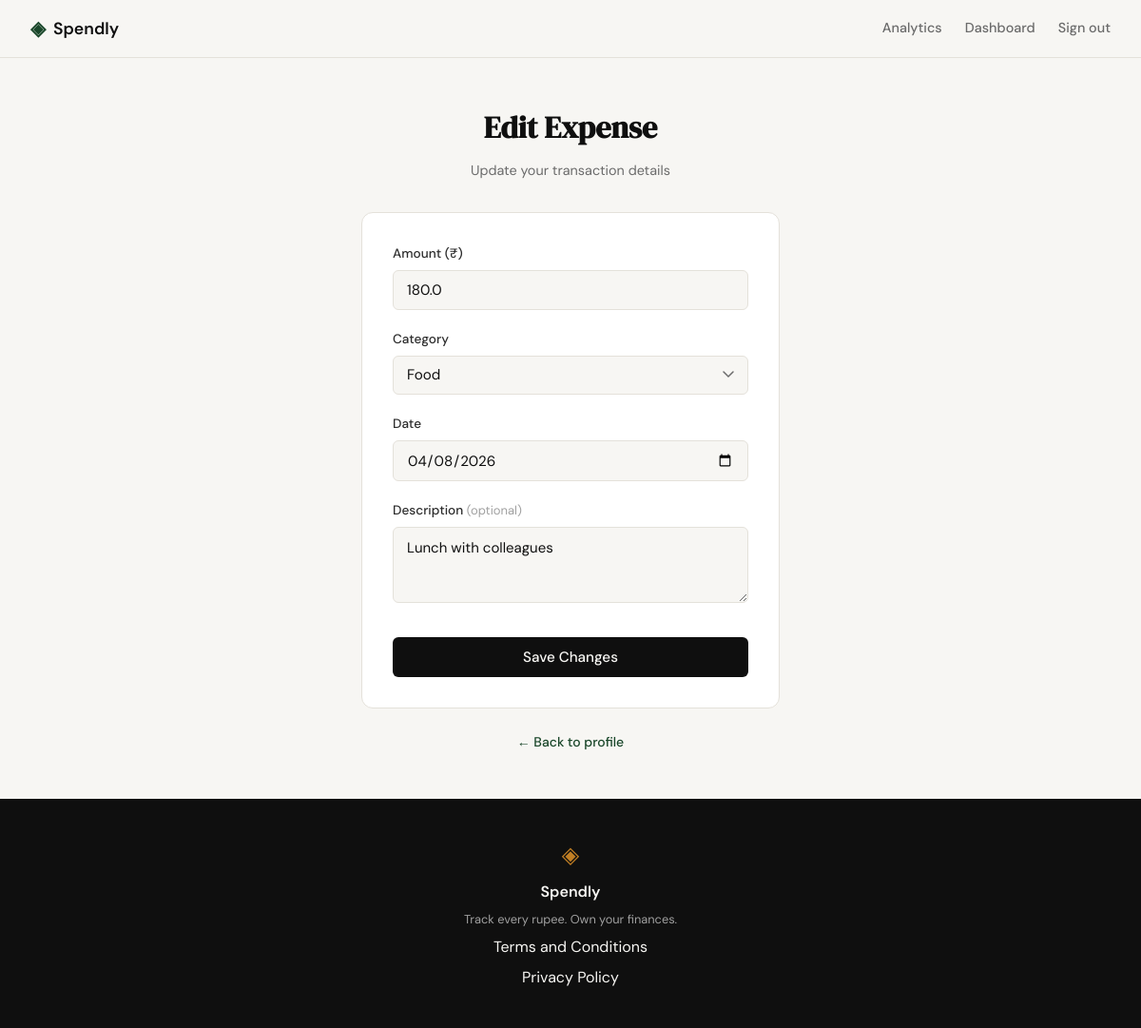
The page /expenses/8/edit (signed in) on the database as committed earlier.
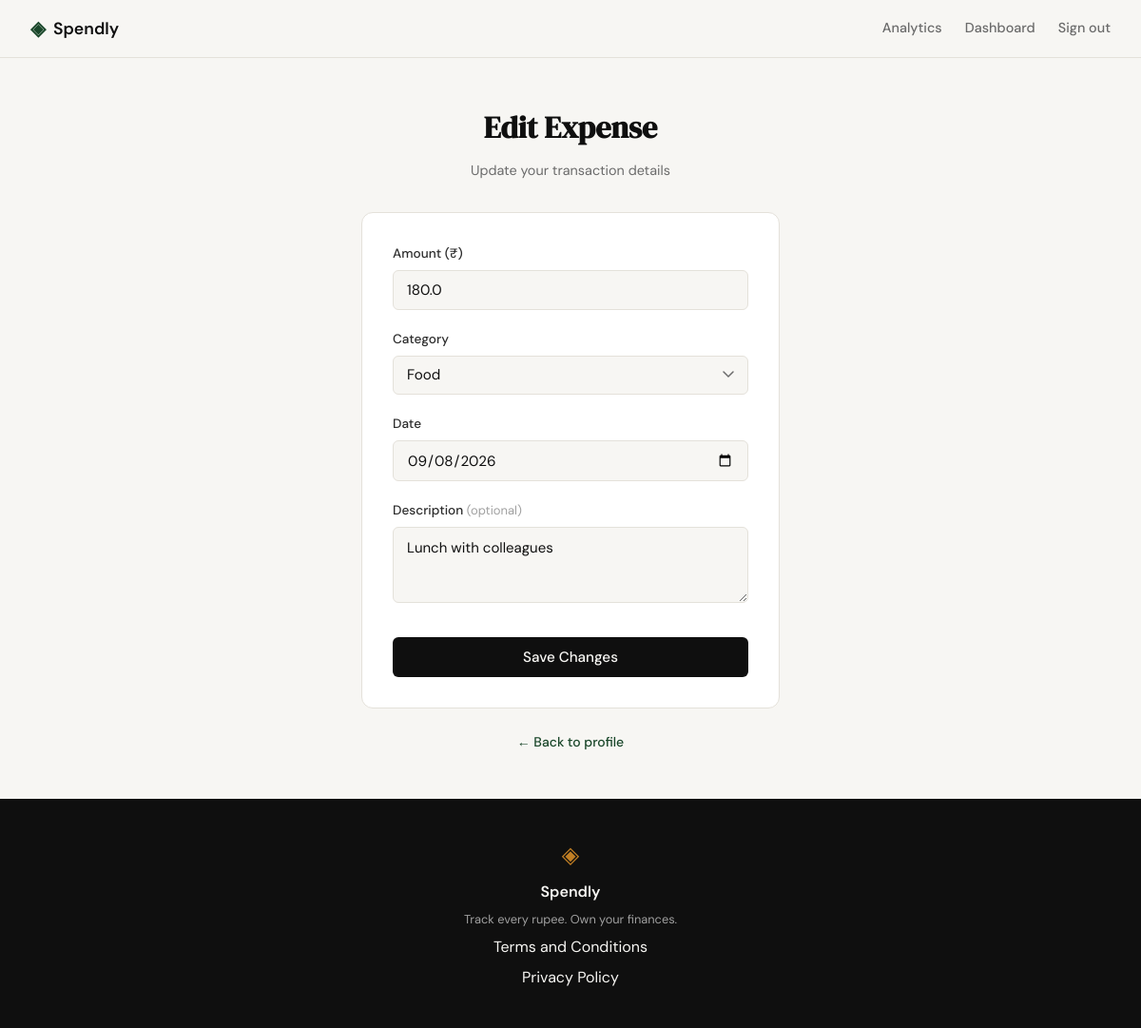
The same page on the database as committed later.
### tables this page shows
CREATE TABLE expenses (
            id          INTEGER PRIMARY KEY AUTOINCREMENT,
            user_id     INTEGER NOT NULL REFERENCES users(id),
            amount      REAL    NOT NULL,
            category    TEXT    NOT NULL,
            date        TEXT    NOT NULL,
            description TEXT,
            created_at  TEXT    DEFAULT (datetime('now'))
        );

### app.py (the view, shortened to what this page needs)
@app.route("/expenses/<int:id>/edit", methods=["GET", "POST"])
def edit_expense(id):
    if not session.get("user_id"):
        return redirect(url_for("login"))
    expense = get_expense_by_id(id, session["user_id"])
    if expense is None:
        abort(404)
    if request.method == "GET":
        return render_template(
            "edit_expense.html",
            expense=expense,
            categories=CATEGORIES,
            form={},
        )

### database/db.py (called while the page is built)
def get_db():
    conn = sqlite3.connect(DB_PATH)
    conn.row_factory = sqlite3.Row
    conn.execute("PRAGMA foreign_keys = ON")
    return conn

### database/queries.py (called while the page is built)
def get_expense_by_id(expense_id, user_id):
    conn = get_db()
    row = conn.execute(
        "SELECT id, amount, category, date, description "
        "FROM expenses WHERE id = ? AND user_id = ?",
        (expense_id, user_id),
    ).fetchone()
    conn.close()
    if row is None:
        return None
    return {
        "id": row["id"],
        "amount": row["amount"],
        "category": row["category"],
        "date": row["date"],
        "description": row["description"] or "",
    }

### templates/edit_expense.html (shortened to what this page needs)
{% extends "base.html" %}
{% block head %}
<link rel="stylesheet" href="{{ url_for('static', filename='css/add_expense.css') }}">
{% endblock %}
{% block content %}
<section class="auth-section">
    <div class="auth-container">
        <div class="auth-header">
            <h1 class="auth-title">Edit Expense</h1>
            <p class="auth-subtitle">Update your transaction details</p>
        </div>
        <div class="auth-card">
            <form method="POST" action="{{ url_for('edit_expense', id=expense.id) }}">
                <div class="form-group">
                    <label for="amount">Amount (₹)</label>
                    <input type="number" id="amount" name="amount"
                           class="form-input"
                           placeholder="0.00"
                           step="0.01" min="0.01"
                           value="{{ form.get('amount', expense.amount) }}"
                           required autofocus>
                </div>
                <div class="form-group">
                    <label for="category">Category</label>
                    {% set selected_cat = form.get('category', expense.category) %}
                    <select id="category" name="category" class="form-input form-select" required>
                        {% for c in categories %}
                        <option value="{{ c }}" {% if selected_cat == c %}selected{% endif %}>{{ c }}</option>
                        {% endfor %}
                    </select>
                </div>
                <div class="form-group">
                    <label for="date">Date</label>
                    <input type="date" id="date" name="date"
                           class="form-input"
                           value="{{ form.get('date', expense.date) }}"
                           required>
                </div>
                <div class="form-group">
                    <label for="description">Description <span class="field-optional">(optional)</span></label>
                    <textarea id="description" name="description"
                              class="form-input form-textarea"
                              placeholder="What was this for?"
                              maxlength="200">{{ form.get('description', expense.description) }}</textarea>
                </div>
                <button type="submit" class="btn-submit">Save Changes</button>
            </form>
        </div>
        <p class="auth-switch">
            <a href="{{ url_for('profile') }}">← Back to profile</a>
        </p>
    </div>
</section>
{% endblock %}

### templates/base.html (shortened to what this page needs)
<!DOCTYPE html>
<html lang="en">
<head>
    <link rel="stylesheet" href="{{ url_for('static', filename='css/style.css') }}">
    {% block head %}{% endblock %}
</head>
<body>
    <nav class="navbar">
        <div class="nav-inner">
            <a href="{{ url_for('landing') }}" class="nav-brand">
                <span class="brand-icon">◈</span>
                <span class="brand-name">Spendly</span>
            </a>
            <div class="nav-links">
                {% if session.user_id %}
                <a href="{{ url_for('analytics') }}" class="{{ 'nav-link-active' if request.endpoint == 'analytics' else '' }}">Analytics</a>
                <a href="{{ url_for('profile') }}" class="{{ 'nav-link-active' if request.endpoint == 'profile' else '' }}">Dashboard</a>
                <a href="{{ url_for('logout') }}">Sign out</a>
                {% else %}
                <a href="{{ url_for('login') }}">Sign in</a>
                <a href="{{ url_for('register') }}" class="nav-cta">Get started</a>
                {% endif %}
            </div>
        </div>
    </nav>
    <main class="main-content">
        {% block content %}{% endblock %}
    </main>
    <footer class="footer">
        <div class="footer-inner">
            <span class="brand-icon">◈</span>
            <span class="footer-name">Spendly</span>
            <p class="footer-copy">Track every rupee. Own your finances.</p>
            <a href="/terms">Terms and Conditions</a>
            <a href="/privacy">Privacy Policy</a>
        </div>
    </footer>
</body>
</html>

### static/css/style.css (style rules this page uses)
:root { --ink: #0f0f0f; --ink-soft: #2d2d2d; --ink-muted: #6b6b6b; --ink-faint: #a0a0a0; --paper: #f7f6f3; --paper-warm: #f0ede6; --paper-card: #ffffff; --accent: #1a472a; --accent-light: #e8f0eb; --accent-2: #c17f24; --accent-2-light: #fdf3e3; --danger: #c0392b; --danger-light: #fdecea; --border: #e4e1da; --border-soft: #eeebe4; --font-display: 'DM Serif Display', Georgia, serif; --font-body: 'DM Sans', system-ui, sans-serif; --max-width: 1200px; --auth-width: 440px; --radius-sm: 6px; --radius-md: 12px; --radius-lg: 20px; }
*, *::before, *::after { box-sizing: border-box; margin: 0; padding: 0; }
html { font-size: 16px; scroll-behavior: smooth; }
body { background: var(--paper); color: var(--ink); font-family: var(--font-body); font-size: 1rem; line-height: 1.6; -webkit-font-smoothing: antialiased; }
a { color: inherit; text-decoration: none; }
.navbar { position: sticky; top: 0; z-index: 100; background: var(--paper); border-bottom: 1px solid var(--border); padding: 0 2rem; }
.nav-inner { max-width: var(--max-width); margin: 0 auto; height: 60px; display: flex; align-items: center; justify-content: space-between; }
.nav-brand { display: flex; align-items: center; gap: 0.5rem; font-family: var(--font-body); font-weight: 600; font-size: 1.1rem; color: var(--ink); }
.brand-icon { color: var(--accent); font-size: 1.3rem; }
.brand-name { color: var(--ink); }
.nav-links { display: flex; align-items: center; gap: 1.5rem; font-size: 0.9rem; font-weight: 500; }
.nav-links a { color: var(--ink-muted); transition: color 0.2s; }
.main-content { min-height: calc(100vh - 60px - 100px); }
.auth-section { min-height: calc(100vh - 60px - 100px); display: flex; align-items: center; justify-content: center; padding: 3rem 2rem; }
.auth-container { width: 100%; max-width: var(--auth-width); }
.auth-header { text-align: center; margin-bottom: 2rem; }
.auth-title { font-family: var(--font-display); font-size: 2rem; color: var(--ink); margin-bottom: 0.5rem; }
.auth-subtitle { font-size: 0.9rem; color: var(--ink-muted); }
.auth-card { background: var(--paper-card); border: 1px solid var(--border); border-radius: var(--radius-md); padding: 2rem; margin-bottom: 1.5rem; }
.form-group { margin-bottom: 1.25rem; }
.form-group label { display: block; font-size: 0.85rem; font-weight: 500; color: var(--ink-soft); margin-bottom: 0.4rem; }
.form-input { width: 100%; padding: 0.6rem 0.875rem; border: 1px solid var(--border); border-radius: var(--radius-sm); font-family: var(--font-body); font-size: 0.95rem; color: var(--ink); background: var(--paper); outline: none; transition: border-color 0.2s; }
.form-input::placeholder { color: var(--ink-faint); }
.btn-submit { width: 100%; padding: 0.7rem; background: var(--ink); color: var(--paper); border: none; border-radius: var(--radius-sm); font-family: var(--font-body); font-size: 0.95rem; font-weight: 500; cursor: pointer; transition: background 0.2s; margin-top: 0.5rem; }
.auth-switch { text-align: center; font-size: 0.875rem; color: var(--ink-muted); }
.auth-switch a { color: var(--accent); font-weight: 500; }
.footer { background: var(--ink); color: var(--paper); padding: 2.5rem 2rem; text-align: center; }
.footer-inner { display: flex; flex-direction: column; align-items: center; gap: 0.4rem; }
.footer .brand-icon { color: var(--accent-2); font-size: 1.5rem; }
.footer-name { font-weight: 600; font-size: 1rem; }
.footer-copy { font-size: 0.8rem; color: var(--ink-faint); }

### static/css/add_expense.css (style rules this page uses)
.form-select { appearance: none; background-repeat: no-repeat; background-position: right 0.875rem center; padding-right: 2.5rem; cursor: pointer; }
.form-textarea { resize: vertical; min-height: 80px; font-family: var(--font-body); font-size: 0.9375rem; line-height: 1.5; }
.field-optional { font-size: 0.8125rem; color: var(--ink-faint); font-weight: 400; }

Rows that differ between the two databases and show on the page:
changed expenses "Food": date "04/08/2026" → "09/08/2026"
